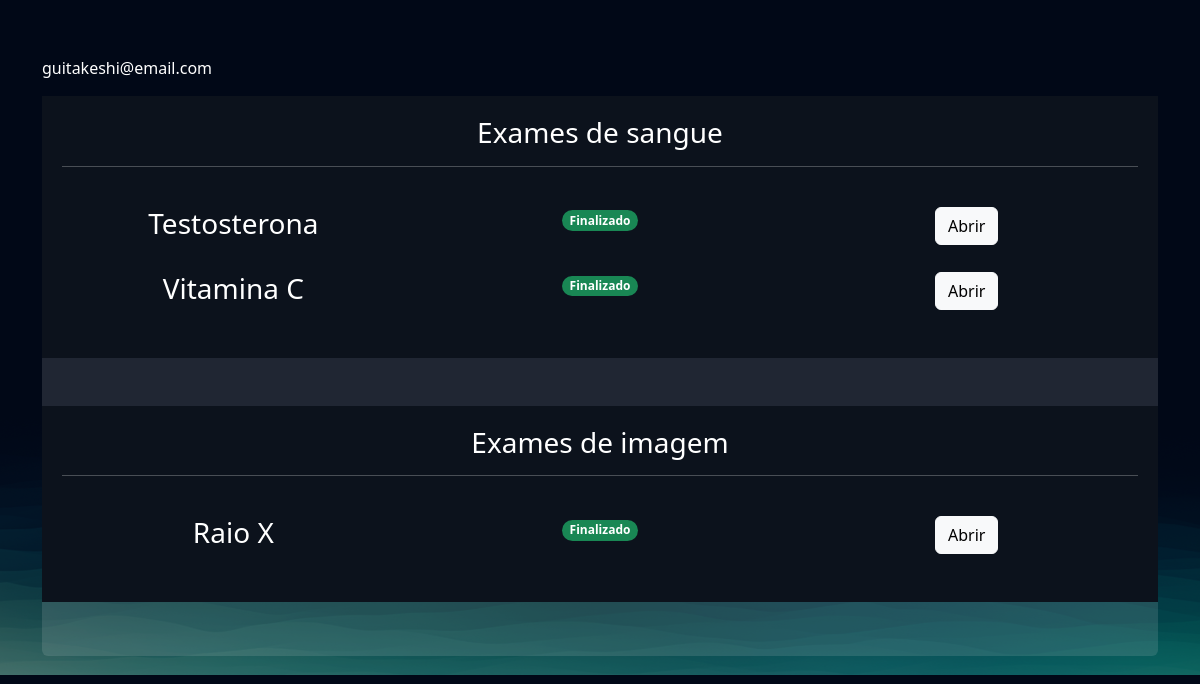
The app's page /empresarial/cliente/1 (signed in) with its own data.
### exames/models.py (models this page shows, shortened)
class SolicitacaoExame(models.Model):
    choice_status = (
        ('E', 'Em análise'),
        ('F', 'Finalizado')
    )
    usuario = models.ForeignKey(User, on_delete=models.DO_NOTHING)
    exame = models.ForeignKey(TiposExames, on_delete=models.DO_NOTHING)
    status = models.CharField(max_length=2, choices=choice_status)
    resultado = models.FileField(upload_to="resultados", null=True, blank=True)
    requer_senha = models.BooleanField(default=False)
    senha = models.CharField(max_length=16, null=True, blank=True)
    def badge_template(self):
        if self.status == 'E':
            classes = 'rounded-pill bg-warning text-dark'
            texto = "Em Análise"
        elif self.status == 'F':
            classes = 'rounded-pill bg-success'
            texto = "Finalizado"
        return mark_safe(f'<span class=" badge {classes}">{texto}</span>')

class TiposExames(models.Model):
    nome = models.CharField(max_length=100)
    tipo_choices = (
        ('I', 'Exame de Imagem'),
        ('E', 'Exame de Eletrocardiograma'),
        ('S', 'Exame de Sangue'),
    )
    tipo = models.CharField(max_length=1, choices=tipo_choices)
    preco = models.FloatField()
    disponivel = models.BooleanField(default=True)
    horario_inicial = models.IntegerField()
    horario_final = models.IntegerField()

### empresarial/views.py (the view)
# urls.py: path('cliente/<int:cliente_id>', views.cliente, name="cliente"),
@staff_member_required
def cliente(request, cliente_id):
    cliente = User.objects.get(id=cliente_id)
    exames = SolicitacaoExame.objects.filter(usuario=cliente)
    return render(request, 'cliente.html', {'cliente': cliente, 'exames': exames})

### empresarial/templates/cliente.html (shortened to what this page needs)
{% extends "bases/base.html" %}
{% load static %}
{% block 'head' %}
    <link href="{% static 'exames/css/css.css' %}" rel="stylesheet">
    <link href="{% static 'exames/css/gerenciar_pedidos.css' %}" rel="stylesheet">
    <link href="{% static 'exames/css/gerenciar_exames.css' %}" rel="stylesheet">
{% endblock 'head' %}
{% block 'conteudo' %}
    <br>
    <br>
    <div class="container">
        <p>{{cliente.email}}</p>
        <div class="card card-view">
            <div class="sub-card">
                <h3>Exames de sangue</h3>
                <hr>
                <br>
                {% for exame in exames  %}
                    {% if  exame.exame.tipo == 'S'%}
                        <div class="row">
                            <div class="col-md"><h3>{{exame.exame.nome}}</h3></div>
                            <div class="col-md">{{exame.badge_template}}</div>
                            <div class="col-md">
                                <a href="{% url "exame_cliente" exame.id %}" class="btn btn-light">Abrir</a>                            </div>
                        </div>
                        <br>
                    {% endif %}
                {% endfor %}
            </div>
            <br>
            <br>
            <div class="sub-card">
                <h3>Exames de imagem</h3>
                <hr>
                <br>
                {% for exame in exames  %}
                    {% if  exame.exame.tipo == 'I'%}
                        <div class="row">
                            <div class="col-md"><h3>{{exame.exame.nome}}</h3></div>
                            <div class="col-md">{{exame.badge_template}}</div>
                            <div class="col-md"><a href="{% url "exame_cliente" exame.id %}" class="btn btn-light">Abrir</a></div>
                        </div>
                        <br>
                    {% endif %}
                {% endfor %}
            </div>
        </div>
    </div>
{% endblock 'conteudo' %}

### templates/bases/base.html (shortened to what this page needs)
{% load static %}
<!doctype html>
<html lang="pt-BR">
    <head>
        <link href="https://cdn.jsdelivr.net/npm/bootstrap@5.3.1/dist/css/bootstrap.min.css" rel="stylesheet">
        <link href="{% static 'geral/css/base.css' %}" rel="stylesheet">
        {% block 'head' %}{% endblock %}
    </head>
    <body>
        {% block 'conteudo' %}{% endblock %}
    </body>
</html>

### templates/static/geral/css/base.css (style rules this page uses)
:root { --main-color: #151C34; --dark-color: #0C121C; --light-color: #6DE6EE; --contrast-color: #f4c96b; --differential-color: #066668; }
* { color: white }

### templates/static/exames/css/css.css (style rules this page uses)
body { background-image: url('/static/geral/img/bg2.png'); background-size: cover; }
.card { background-color: rgba(217, 217, 217, .14); color: white; padding: 15px; }

### templates/static/exames/css/gerenciar_pedidos.css (style rules this page uses)
.card-view { text-align: center; padding: 0; border: none; height: 70vh; }

### templates/static/exames/css/gerenciar_exames.css (style rules this page uses)
.sub-card { background-color: var(--dark-color); padding: 20px; }

### records on screen
SolicitacaoExame: exame.nome "Testosterona", badge_template "Finalizado"
SolicitacaoExame: exame.nome "Vitamina C", badge_template "Finalizado"
SolicitacaoExame: exame.nome "Raio X", badge_template "Finalizado"

### other values on screen
{{ cliente.email }} "guitakeshi@email.com"
